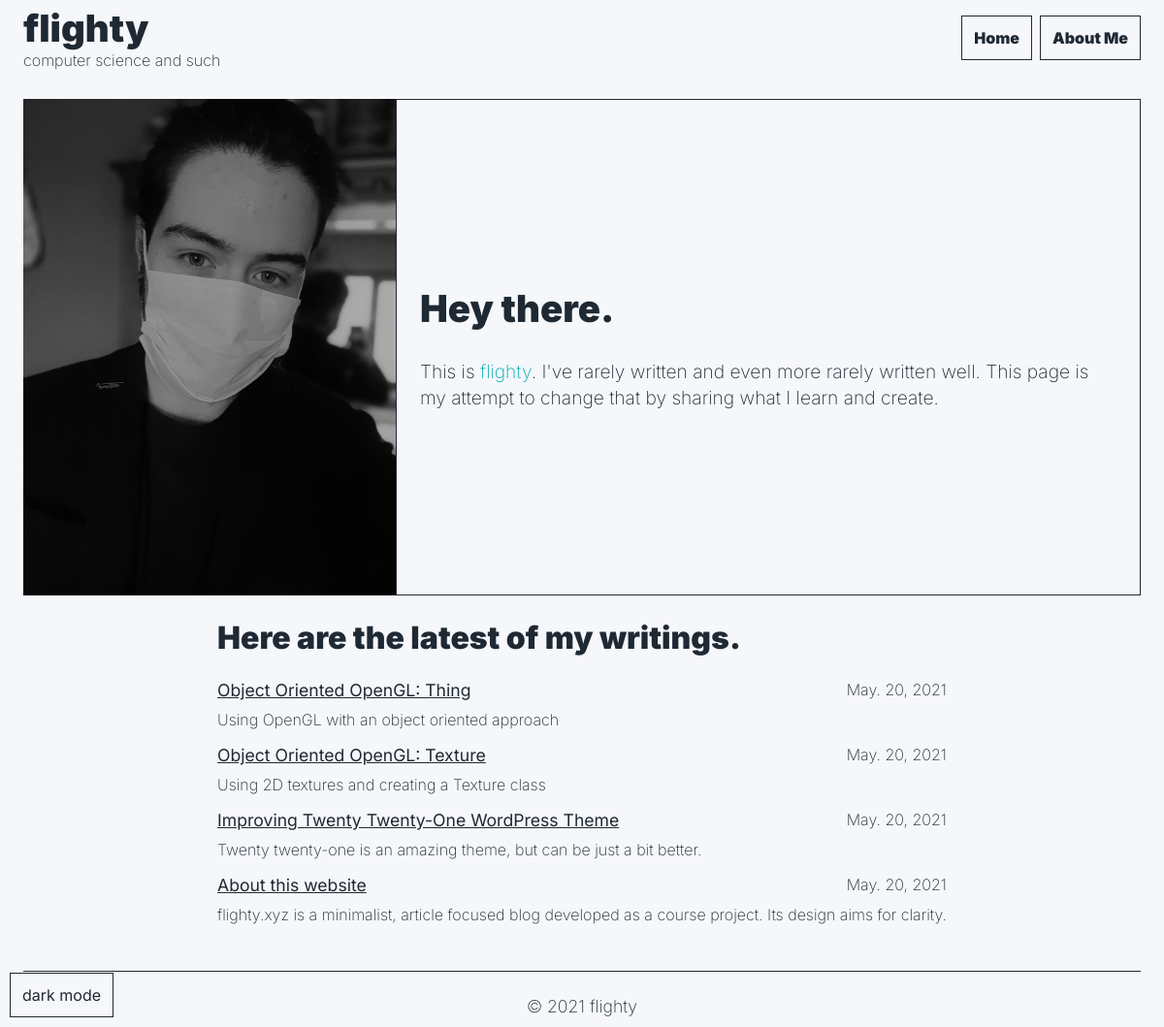
Screenshot of /src/public/index.php with the database file from the repository.
### tables this page shows
CREATE TABLE pages (
  id INT(11) AUTO_INCREMENT PRIMARY KEY,
  menu_index INT(11) NOT NULL,
  title VARCHAR(255) NOT NULL,
  content TEXT NOT NULL,
  content_raw TEXT NOT NULL
);

CREATE TABLE articles (
  id INT(11) AUTO_INCREMENT PRIMARY KEY,
  title VARCHAR(255) NOT NULL,
  creation_date DATETIME NOT NULL DEFAULT CURRENT_TIMESTAMP,
  description TEXT NULL,
  content TEXT NOT NULL,
  content_raw TEXT NOT NULL
);

### src/flighty.php (called while the page is built, shortened)
<?php
function include_component($file_name, $context = []){
    include "../template_components/".$file_name;
}

### src/database.php (called while the page is built, shortened)
<?php
$connection = mysqli_connect("localhost", "flighty", "[PASSWORD HERE]", "flighty");
function query($query){
    global $connection;
    $result = $connection->query($query);
    $rows = $result->fetch_all(MYSQLI_ASSOC);
    return $rows ?? [];
}

### src/public/index.php (the view, shortened to what this page needs)
<?php
require __DIR__."/../database.php";
require __DIR__."/../flighty.php";
include_component("page_head.php", [
    "meta_description" => "Hey there. This is flighty. Here you can find articles on computer graphics and such.",
]);
$articles = query("SELECT id, creation_date, title, description FROM articles ORDER BY creation_date DESC;");
?>
<div class="fly-content-wrapper">
    <div>
        <?php include_component("nav.php") ?>
        <div class="fly-margin fly-grid">
            <img class="fly-hidden-small fly-width-1-3" src="static/images/portrait.jpg">
            <div class="fly-border fly-width-2-3" style="display: flex; align-items: center; border-color: inherit;">
                <div>
                    <p class="fly-heading">Hey there.</p>
                    <p class="fly-text-lead">This is <span class="fly-text-primary">flighty</span>. I've rarely written and even more rarely written well. This page is my attempt to change that by sharing what I learn and create.</p>
                </div>
            </div>
        </div>
        <div class="fly-width-2-3" style="margin: auto;">
            <h2>Here are the latest of my writings.</h2>
            <ul class="fly-margin" style="list-style: none; padding: 0;">
                <?php foreach($articles as $article): ?>
                    <li style="margin-bottom: 16px;">
                        <div style="display: flex; justify-content: space-between;">
                            <a class="fly-article-link" href="/article?id=<?= $article["id"] ?>" style="font-size: 1.1em; font-weight: 400;"><?= $article["title"] ?></a>
                            <div><?= date("M. d, Y", strtotime($article["creation_date"])) ?></div>
                        </div>
                        <div style="margin-top: 10px;"><?= $article["description"] ?></div>
                    </li>
                <?php endforeach ?>
            </ul>
        </div>
    </div>
    <?php include_component("footer.php") ?>
</div>
<?php include_component("page_end.php") ?>

### src/template_components/page_head.php (shortened to what this page needs)
<!DOCTYPE html>
<html>
    <head>
        <link rel="stylesheet" href="static/css/style.css">
        <link href="https://css.gg/css?=|chevron-left|chevron-right|chevron-down|close" rel="stylesheet">
    </head>
    <body>
        <button class="fly-button" onclick="toggleLights();" style="position: fixed; bottom: 10px; left: 10px;" id="lightButton">dark mode</button>
        <main class="fly-container">

### src/template_components/nav.php (shortened to what this page needs)
<?php
$pages = query("SELECT id, title FROM pages ORDER BY menu_index;");
$path = parse_url($_SERVER["REQUEST_URI"], PHP_URL_PATH);
?>
<div class="fly-width-1-1 fly-flex fly-flex-space-between fly-flex-center">
    <div>
        <a href="/" class="fly-heading fly-link-text">flighty</a>
        <div class="fly-margin-horizontal">computer science and such</div>
    </div>
    <nav class="fly-hidden-small">
        <ul class="fly-margin fly-nav">
            <li class="<?php if($path == "/") echo "fly-nav-selected" ?>">
                <a href="/">Home</a>
            </li>
            <?php foreach($pages as $page): ?>
                <li class="<?php if($path == "/page" && isset($_GET["id"]) && $page["id"] == $_GET["id"]) echo "fly-nav-selected" ?>"><a href="page?id=<?php echo $page["id"] ?>"><?php echo $page["title"] ?></a></li>
            <?php endforeach ?>
        </ul>
    </nav>
</div>

### src/template_components/footer.php
<footer class="fly-border-top fly-margin fly-margin-small-bottom">
    <p class="fly-text-center fly-margin-0-bottom">&copy; 2021 flighty</p>
</footer>

### src/template_components/page_end.php
        </main>
    </body>
</html>

### src/public/static/css/style.css (style rules this page uses)
:root { --fly-padding: 16px; --fly-padding-small: 12px; --fly-margin: 24px; --fly-margin-small: 16px; --fly-muted-color: #f3f3f3; }
* { color: inherit; background-color: inherit; border-color: inherit; box-sizing: border-box; font-family: 'Inter', sans-serif; }
body { color: #1f2933; background-color: #f5f7fa; border-color: #1f2933; margin: 0 auto; font-weight: 200; }
main { background-color: inherit; }
p { margin: var(--fly-margin); font-size: 1.1rem; line-height: 1.4; font-weight: 200; word-break: break-word; }
img { width: 100%; }
a, .fly-button-text { text-decoration: underline; cursor: pointer; color: inherit; padding: 0; font: inherit; border: none; background: none; }
.fly-link-text { text-decoration: none; }
.fly-input, .fly-button { font-weight: 400; font-size: 1em; border: 1px solid; padding: var(--fly-padding-small); text-decoration: none; }
.fly-hidden-small { display: none; }
@media only screen and (min-width: 768px) { .fly-hidden-small { display: block; } }
.fly-text-lead { font-size: 1.2rem; }
.fly-text-center { text-align: center; }
.fly-text-primary { color: #00adb5; }
.fly-flex { display: flex; }
.fly-flex-space-between { justify-content: space-between; }
.fly-flex-center { align-items: center; }
.fly-content-wrapper { min-height: 100vh; display: flex; flex-direction: column; justify-content: space-between; }
.fly-grid { display: block; }
[class*="fly-width-"] { width: 100%; }
@media only screen and (min-width: 768px) { .fly-width-1-1 { width: 100%; } }
@media only screen and (min-width: 768px) { .fly-width-1-3 { width: 33.33%; } }
@media only screen and (min-width: 768px) { .fly-width-2-3 { width: 66.66%; } }
@media only screen and (min-width: 768px) { .fly-grid { display: flex; } }
.fly-border { border: 1px solid; }
.fly-border-top { border-top: 1px solid; }
h1, h2, h3, h4, h5, h6 { font-weight: 900; margin: var(--fly-margin); }
h2 { font-size: 2rem; }
.fly-heading { font-weight: 900; font-size: 2.4rem; margin: var(--fly-margin); }
.fly-margin { margin: var(--fly-margin); }
.fly-margin-horizontal { margin-right: var(--fly-margin); margin-left: var(--fly-margin); }
.fly-margin-small-bottom { margin-bottom: 8px; }
.fly-margin-0-bottom { margin-bottom: 0; }
ul.fly-nav { list-style-type: none; line-height: 30px; display: flex; }
ul.fly-nav li { margin-left: 8px; }
ul.fly-nav li a { border: 1px solid; padding: var(--fly-padding-small); font-weight: 900; text-decoration: none; }
.fly-container { max-width: 1200px; margin: auto; }

### rows the page displays
pages: title "About Me"
articles: title "Object Oriented OpenGL: Thing", creation_date "May. 20, 2021", description "Using OpenGL with an object oriented approach"
articles: title "Object Oriented OpenGL: Texture", creation_date "May. 20, 2021", description "Using 2D textures and creating a Texture class"
articles: title "Improving Twenty Twenty-One WordPress Theme", creation_date "May. 20, 2021", description "Twenty twenty-one is an amazing theme, but can be just a bit better."
articles: title "About this website", creation_date "May. 20, 2021", description "flighty.xyz is a minimalist, article focused blog developed as a course project. Its design aims for clarity."
